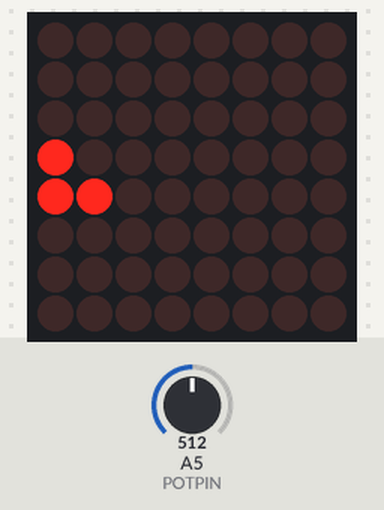
Recording of a sketch running on a simulated Arduino Uno, built with avr-gcc and run on an emulated ATmega328P. Shown: 8×8 LED matrix. Inputs (shaded band) come from the test bench; at power-on: A5 (POTPIN) = 512. Random numbers use the default seed unless the sketch sets one.

Above: at 6.9 s.
7.0 s: A5 (POTPIN) set to 492
At 7.9 s:
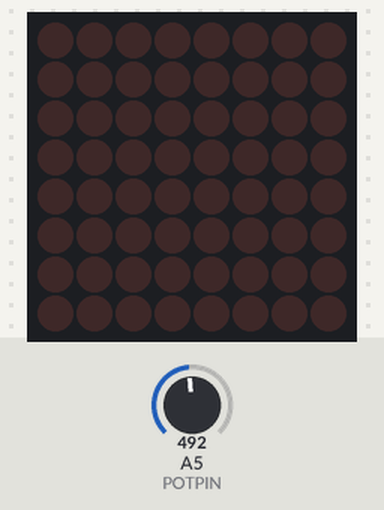
At 10.0 s:
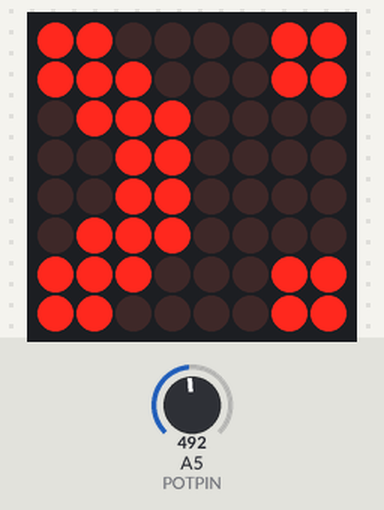

The sketch:

ijpong_oneplayer.ino
```cpp
/**
*  Play pong on an 8x8 matrix
*
*    0 1 2 3 4 5 6 7
*  0
*  1
*  2      7 0 1
*  3      6 X 2 (directions)
*  4      5 4 3
*  5
*  6
*  7    [pad]
*
*
*  Based on code from http://www.itopen.it/2012/03/09/arduino-pong-with-8x8-led-matrix-and-max7219/
*
*/


#include "LedControl.h"
#include "Timer.h"


#define POTPIN A5 // Potentiometer
#define PADSIZE 2
#define BALL_DELAY 200
#define GAME_DELAY 10
#define BOUNCE_VERTICAL 1
#define BOUNCE_HORIZONTAL -1
#define NEW_GAME_ANIMATION_SPEED 50
#define HIT_NONE 0
#define HIT_CENTER 1
#define HIT_LEFT 2
#define HIT_RIGHT 3


//#define DEBUG 1


byte sad[] = {
  B11000011,
  B11000011,
  B00000000,
  B00000000,
  B00111100,
  B01111110,
  B11100111,
  B11000011
};

byte smile[] = {
  B11000011,
  B11000011,
  B00000000,
  B00000011,
  B11000011,
  B11100111,
  B01111110,
  B00111100
};

byte P[] = {
  B01111110,
  B11111111,
  B11000011,
  B11000011,
  B11111111,
  B11111110,
  B11000000,
  B11000000
};
byte O[] = {
  B01111110,
  B11111111,
  B11000011,
  B11000011,
  B11000011,
  B11000011,
  B11111111,
  B01111110
};
byte N[] = {
  B11000011,
  B11100011,
  B11110011,
  B11111011,
  B11011111,
  B11001111,
  B11000111,
  B11000011
};
byte G[] = {
  B01111110,
  B11111111,
  B11000011,
  B11000000,
  B11001111,
  B11000011,
  B11111111,
  B01111110
};
Timer timer;

LedControl lc = LedControl(13, 11, 12, 1);

byte direction; // Wind rose, 0 is north
int xball;
int yball;
int yball_prev;
byte xpad;
int ball_timer;

void setSprite(byte *sprite) {
  for (int r = 0; r < 8; r++) {
    lc.setColumn(0, 7 - r, sprite[r]);
  }
}


void newGame() {

  setSprite(smile);
  delay(500);
  lc.clearDisplay(0);
  setSprite(P);
  delay(500);
  lc.clearDisplay(0);
  setSprite(O);
  delay(500);
  lc.clearDisplay(0);
  setSprite(N);
  delay(500);
  lc.clearDisplay(0);
  setSprite(G);
  delay(500);

  lc.clearDisplay(0);
// initial position
xball = random(1, 7);
yball = 1;
direction = random(3, 6); // Go south
for (int r = 0; r < 8; r++) {
for (int c = 0; c < 8; c++) {
lc.setLed(0, c, r, HIGH);
delay(NEW_GAME_ANIMATION_SPEED);
}
}
//setSprite(smile);
//
//delay(1500);
//
lc.clearDisplay(0);
}


void setPad() {
  xpad = map(analogRead(POTPIN), 0, 1020, 8 - PADSIZE, 0);
}

void debug(const char* desc) {
#ifdef DEBUG
  Serial.print(desc);
  Serial.print(" XY: ");
  Serial.print(xball);
  Serial.print(", ");
  Serial.print(yball);
  Serial.print(" XPAD: ");
  Serial.print(xpad);
  Serial.print(" DIR: ");
  Serial.println(direction);
#endif
}

int checkBounce() {
  if (!xball || !yball || xball == 7 || yball == 6) {
    int bounce = (yball == 0 || yball == 6) ? BOUNCE_HORIZONTAL : BOUNCE_VERTICAL;
#ifdef DEBUG
    debug(bounce == BOUNCE_HORIZONTAL ? "HORIZONTAL" : "VERTICAL");
#endif
    return bounce;
  }
  return 0;
}

int getHit() {
  if (yball != 6 || xball < xpad || xball > xpad + PADSIZE) {
    return HIT_NONE;
  }
  if (xball == xpad + PADSIZE / 2) {
    return HIT_CENTER;
  }
  return xball < xpad + PADSIZE / 2 ? HIT_LEFT : HIT_RIGHT;
}

bool checkLoose() {
  return yball == 6 && getHit() == HIT_NONE;
}

void moveBall() {
  debug("MOVE");
  int bounce = checkBounce();
  if (bounce) {
    switch (direction) {
      case 0:
        direction = 4;
        break;
      case 1:
        direction = (bounce == BOUNCE_VERTICAL) ? 7 : 3;
        break;
      case 2:
        direction = 6;
        break;
      case 6:
        direction = 2;
        break;
      case 7:
        direction = (bounce == BOUNCE_VERTICAL) ? 1 : 5;
        break;
      case 5:
        direction = (bounce == BOUNCE_VERTICAL) ? 3 : 7;
        break;
      case 3:
        direction = (bounce == BOUNCE_VERTICAL) ? 5 : 1;
        break;
      case 4:
        direction = 0;
        break;
    }
    debug("->");
  }

  // Check hit: modify direction is left or right
  switch (getHit()) {
    case HIT_LEFT:
      if (direction == 0) {
        direction =  7;
      } else if (direction == 1) {
        direction = 0;
      }
      break;
    case HIT_RIGHT:
      if (direction == 0) {
        direction = 1;
      } else if (direction == 7) {
        direction = 0;
      }
      break;
  }

  // Check orthogonal directions and borders ...
  if ((direction == 0 && xball == 0) || (direction == 4 && xball == 7)) {
    direction++;
  }
  if (direction == 0 && xball == 7) {
    direction = 7;
  }
  if (direction == 4 && xball == 0) {
    direction = 3;
  }
  if (direction == 2 && yball == 0) {
    direction = 3;
  }
  if (direction == 2 && yball == 6) {
    direction = 1;
  }
  if (direction == 6 && yball == 0) {
    direction = 5;
  }
  if (direction == 6 && yball == 6) {
    direction = 7;
  }

  // "Corner" case
  if (xball == 0 && yball == 0) {
    direction = 3;
  }
  if (xball == 0 && yball == 6) {
    direction = 1;
  }
  if (xball == 7 && yball == 6) {
    direction = 7;
  }
  if (xball == 7 && yball == 0) {
    direction = 5;
  }

  yball_prev = yball;
  if (2 < direction && direction < 6) {
    yball++;
  } else if (direction != 6 && direction != 2) {
    yball--;
  }
  if (0 < direction && direction < 4) {
    xball++;
  } else if (direction != 0 && direction != 4) {
    xball--;
  }
  xball = max(0, min(7, xball));
  yball = max(0, min(6, yball));
  debug("AFTER MOVE");
}

void gameOver() {
  setSprite(sad);
  delay(500);
  lc.clearDisplay(0);
  delay(500);
  setSprite(sad);
  delay(500);
  lc.clearDisplay(0);
  delay(500);
  setSprite(sad);
  delay(1500);
  lc.clearDisplay(0);
}

void drawGame() {
  if (yball_prev != yball) {
    lc.setColumn(0, 7 - yball_prev, 0);
  }
  lc.setColumn(0, 7 - yball, byte(1 << (xball)));
  byte padmap = byte(0xFF >> (8 - PADSIZE) << xpad) ;
#ifdef DEBUG
  //Serial.println(padmap, BIN);
#endif
  lc.setColumn(0, 0, padmap);
}

void setup() {
  // The MAX72XX is in power-saving mode on startup,
  // we have to do a wakeup call
  pinMode(POTPIN, INPUT);

  lc.shutdown(0, false);
  // Set the brightness to a medium values
  lc.setIntensity(0, 8);
  // and clear the display
  lc.clearDisplay(0);
  randomSeed(analogRead(0));
#ifdef DEBUG
  Serial.begin(9600);
  Serial.println("Pong");
#endif
  newGame();
  ball_timer = timer.every(BALL_DELAY, moveBall);
}


void loop() {
  timer.update();
  // Move pad
  setPad();
#ifdef DEBUG
  Serial.println(xpad);
#endif
  // Update screen
  drawGame();
  if (checkLoose()) {
    debug("LOOSE");
    gameOver();
    newGame();
  }
  delay(GAME_DELAY);
}
```

Measured:
- the behaviour switches between 510 and 509 on A5 (POTPIN) (found by bisection; images 0 and 1)
- what the display in image 1 shows lasts 0.5 s, from 7.5 s to 8.0 s
